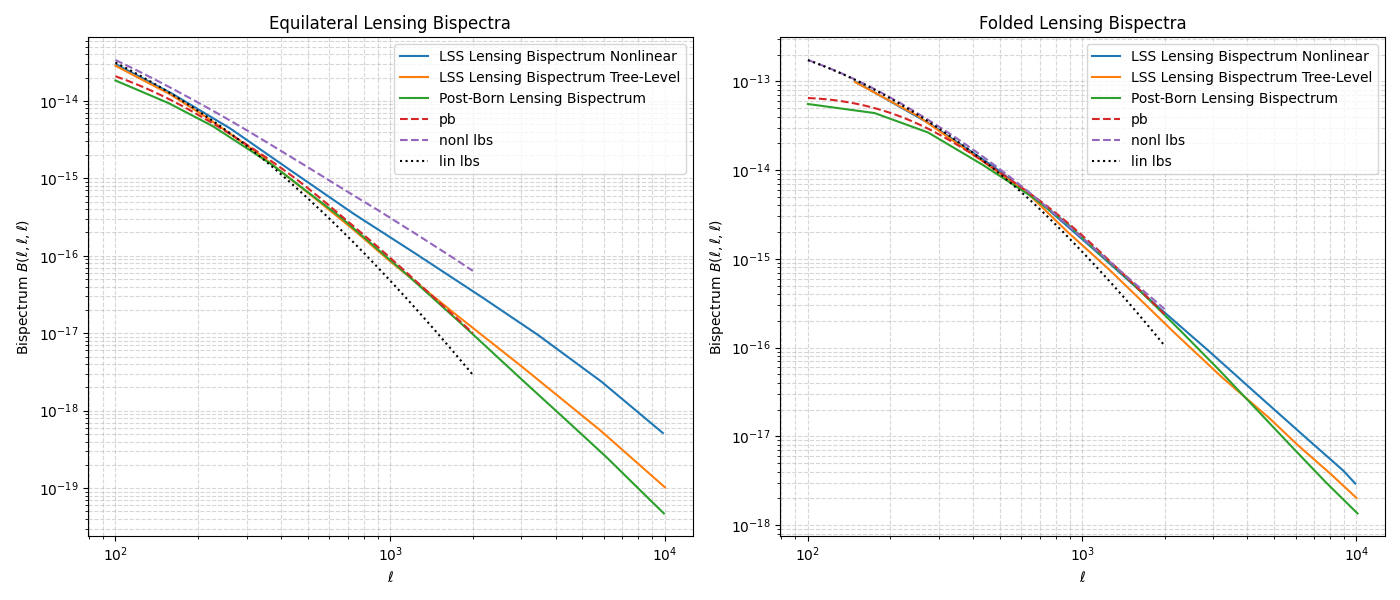

Recreate this plot in Python.
import numpy as np
import matplotlib.pyplot as plt
import os

import cosm_setup as cs
spectra = cs.lensing_spectra()

ls = np.arange(100, 2000, 2)

lbs_eq_ex_tree = np.array([
    spectra.lbs_flat(l, l, l, ('c', 'c', 'c'), model = 'tree') * float(l)**6 / 8 for l in ls
])

lbs_fold_ex_tree = np.array([
    spectra.lbs_flat(l, l/2, l/2, ('c', 'c', 'c'), model = 'tree') * float(l)**6 / 2**4 / 8 for l in ls
])

# Define the directory and file information (filename: label)
data_directory = 'pb_curves/'
file_info = {
    'lss_lbs_eq_nonl.txt': 'LSS Lensing Bispectrum Nonlinear',
    'lss_lbs_eq_tree.txt': 'LSS Lensing Bispectrum Tree-Level',
    'lss_lbs_fold_nonl.txt': 'LSS Lensing Bispectrum Nonlinear',
    'lss_lbs_fold_tree.txt': 'LSS Lensing Bispectrum Tree-Level',
    'pb_lbs_eq.txt': 'Post-Born Lensing Bispectrum',
    'pb_lbs_fold.txt': 'Post-Born Lensing Bispectrum'
}

# Create the figure and subplots
fig, (ax1, ax2) = plt.subplots(1, 2, figsize=(14, 6))

# --- Plotting for 'eq' files ---
ax1.set_title('Equilateral Lensing Bispectra')
ax1.set_xlabel('$\ell$') # Assuming x-axis is multipole l
ax1.set_ylabel('Bispectrum $B(\ell, \ell, \ell)$') # Adjust ylabel as needed

for filename, label in file_info.items():
    if 'eq' in filename:
        path = os.path.join(data_directory, filename)
        # Data has 2 columns: 0 for x-values, 1 for y-values
        # print(path)
        data = np.loadtxt(path)
        # print(data)
        ax1.loglog(data[:, 0], data[:, 1], label=label)



# --- Plotting for 'fold' files ---
ax2.set_title('Folded Lensing Bispectra')
ax2.set_xlabel('$\ell$') # Assuming x-axis is multipole l
ax2.set_ylabel('Bispectrum $B(\ell, \ell, \ell)$') # Adjust ylabel as needed

for filename, label in file_info.items():
    if 'fold' in filename:
        path = os.path.join(data_directory, filename)
        # Data has 2 columns: 0 for x-values, 1 for y-values
        data = np.loadtxt(path)
        ax2.loglog(data[:, 0], data[:, 1], label=label)


import data_importer_new as di

# lbs_pb_flat_f(double l1, double l2, double l3, int num_samples)

pb_lbs_eq_vals = [di.lbs_pb_flat_f(l, l, l, 200) for l in ls]
pb_lbs_fold_vals = [np.abs(di.lbs_pb_flat_f(l, l/2, l/2, 200)) for l in ls]
lbs_eq_tree = [float(l)**6 / 8 * di.lbs_flat_f(l, l, l, b'c', b'c', b'c', 200) for l in ls]
lbs_fold_tree = [float(l)**6 / 8 / 2**4 * di.lbs_flat_f(l, l/2, l/2, b'c', b'c', b'c', 200) for l in ls]



ax1.loglog(ls, pb_lbs_eq_vals, linestyle = '--', label = 'pb')
ax1.loglog(ls, lbs_eq_tree, linestyle = '--', label = 'nonl lbs')
ax2.loglog(ls, pb_lbs_fold_vals, linestyle = '--', label = 'pb')
ax2.loglog(ls, lbs_fold_tree, linestyle = '--', label = 'nonl lbs')

ax1.loglog(ls, lbs_eq_ex_tree, linestyle = 'dotted', color = 'black', label = 'lin lbs')
ax2.loglog(ls, lbs_fold_ex_tree, linestyle = 'dotted', color = 'black', label = 'lin lbs')

ax1.legend()
ax1.grid(True, which="both", ls="--", alpha=0.5)

ax2.legend()
ax2.grid(True, which="both", ls="--", alpha=0.5)


# Adjust layout to prevent overlapping titles/labels
plt.tight_layout()

# Show the plot
plt.savefig('pb_curves.png')